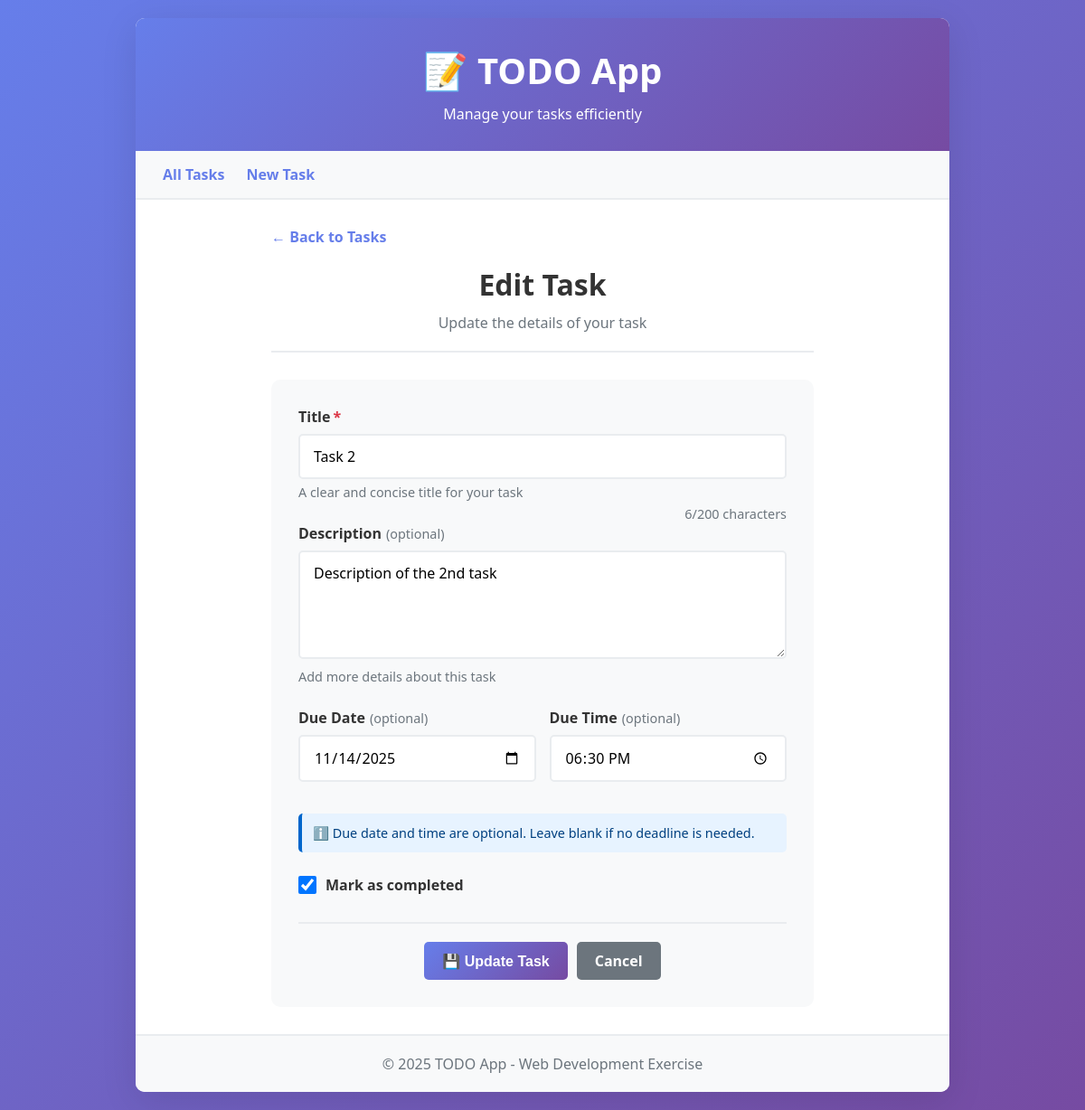
/task/2/edit/, run on the app's committed database.
### todo_app/models.py (models this page shows, shortened)
class Task(models.Model):
    title = models.CharField(max_length=200)
    description = models.TextField(blank=True)
    due_date = models.DateField(null=True, blank=True)
    due_time = models.TimeField(null=True, blank=True)
    completed = models.BooleanField(default=False)
    created_at = models.DateTimeField(auto_now_add=True)
    updated_at = models.DateTimeField(auto_now=True)
    class Meta:
        ordering = ['-created_at']

### todo_app/views.py (the view)
# urls.py: path('task/<int:pk>/edit/', views.TaskUpdateView, name='task_update'),
def TaskUpdateView(request, pk):
    task = get_object_or_404(Task, pk=pk)
    if request.method == 'POST':
        form = TaskForm(request.POST, instance=task)
        if form.is_valid():
            task = form.save()
            return HttpResponseRedirect(reverse('task_list'))
    else :
        form = TaskForm(instance=task)
    return render(request, 'task_form.html', {'form': form, 'task': task})

### todo_app/forms.py (shortened to what this page needs)
class TaskForm(forms.ModelForm):
    class Meta:
        model = Task
        fields = ['title', 'description', 'due_date', 'due_time', 'completed']
        widgets = {
            'due_date': forms.DateInput(attrs={'type': 'date'}),
            'due_time': forms.TimeInput(attrs={'type': 'time'}),
            'description': forms.Textarea(attrs={'rows': 4}),
        }
        help_texts = {
            'due_date': 'Optional. Cannot be in the past.',
            'title': 'Required. Max 200 characters.',
        }

### todo_app/templates/task_form.html (shortened to what this page needs)
{% extends 'base.html' %}
{% block content %}
<div class="form-container">
    <a href="{% url 'task_list' %}" class="back-link">
        ← Back to Tasks
    </a>
    <div class="form-header">
        <h2>{% if task %}Edit Task{% else %}Create New Task{% endif %}</h2>
        <p>{% if task %}Update the details of your task{% else %}Add a new task to your list{% endif %}</p>
    </div>
    <div class="form-card">
        <form method="post" id="taskForm">
            <div class="form-group">
                <label for="id_title" class="form-label">
                    Title<span class="required">*</span>
                </label>
                <input
                    type="text"
                    name="title"
                    id="id_title"
                    class="form-control {% if form.title.errors %}error{% endif %}"
                    value="{% if task %}{{ task.title }}{% endif %}"
                    placeholder="Enter task title"
                    required
                    maxlength="200"
                >
                <small class="form-help">A clear and concise title for your task</small>
            </div>
            <div class="form-group">
                <label for="id_description" class="form-label">
                    Description<span class="optional">(optional)</span>
                </label>
                <textarea
                    name="description"
                    id="id_description"
                    class="form-control {% if form.description.errors %}error{% endif %}"
                    placeholder="Enter task description"
                >{% if task %}{{ task.description }}{% endif %}</textarea>
                <small class="form-help">Add more details about this task</small>
            </div>
            <div class="form-row">
                <div class="form-group">
                    <label for="id_due_date" class="form-label">
                        Due Date<span class="optional">(optional)</span>
                    </label>
                    <input
                        type="date"
                        name="due_date"
                        id="id_due_date"
                        class="form-control {% if form.due_date.errors %}error{% endif %}"
                        value="{% if task and task.due_date %}{{ task.due_date|date:'Y-m-d' }}{% endif %}"
                    >
                </div>
                <div class="form-group">
                    <label for="id_due_time" class="form-label">
                        Due Time<span class="optional">(optional)</span>
                    </label>
                    <input
                        type="time"
                        name="due_time"
                        id="id_due_time"
                        class="form-control {% if form.due_time.errors %}error{% endif %}"
                        value="{% if task and task.due_time %}{{ task.due_time|time:'H:i' }}{% endif %}"
                    >
                </div>
            </div>
            <div class="datetime-info">
                ℹ️ Due date and time are optional. Leave blank if no deadline is needed.
            </div>
            {% if task %}
            <div class="form-group" style="margin-top: 25px;">
                <div class="checkbox-group">
                    <input
                        type="checkbox"
                        name="completed"
                        id="id_completed"
                        {% if task.completed %}checked{% endif %}
                    >
                    <label for="id_completed" class="form-label">Mark as completed</label>
                </div>
            </div>
            {% endif %}
            <div class="form-actions">
                <button type="submit" class="btn btn-primary">
                    {% if task %}💾 Update Task{% else %}➕ Create Task{% endif %}
                </button>
                <a href="{% url 'task_list' %}" class="btn btn-secondary">Cancel</a>
            </div>
        </form>
    </div>
</div>
{% endblock %}

### todo_app/templates/base.html (style rules this page uses)
* { margin: 0; padding: 0; box-sizing: border-box; }
body { font-family: 'Segoe UI', Tahoma, Geneva, Verdana, sans-serif; background: linear-gradient(135deg, #667eea 0%, #764ba2 100%); min-height: 100vh; padding: 20px; }
.btn { display: inline-block; padding: 10px 20px; border: none; border-radius: 5px; cursor: pointer; text-decoration: none; font-size: 16px; transition: all 0.3s; font-weight: 600; }
.btn-primary { background: linear-gradient(135deg, #667eea 0%, #764ba2 100%); color: white; }
.btn-secondary { background: #6c757d; color: white; }

### todo_app/templates/task_form.html (style rules this page uses)
.form-container { max-width: 600px; margin: 0 auto; }
.form-header { text-align: center; margin-bottom: 30px; padding-bottom: 20px; border-bottom: 2px solid #e9ecef; }
.form-header h2 { font-size: 2em; color: #333; margin-bottom: 10px; }
.form-header p { color: #6c757d; }
.form-card { background: #f8f9fa; border-radius: 10px; padding: 30px; }
.form-group { margin-bottom: 25px; }
.form-label { display: block; font-weight: 600; color: #333; margin-bottom: 8px; font-size: 1em; }
.form-label .required { color: #dc3545; margin-left: 3px; }
.form-label .optional { color: #6c757d; font-weight: normal; font-size: 0.9em; margin-left: 5px; }
.form-control { width: 100%; padding: 12px 15px; border: 2px solid #e9ecef; border-radius: 5px; font-size: 1em; transition: all 0.3s; font-family: inherit; }
textarea.form-control { min-height: 120px; resize: vertical; }
.form-help { font-size: 0.9em; color: #6c757d; margin-top: 5px; display: block; }
.form-row { display: grid; grid-template-columns: 1fr 1fr; gap: 15px; }
.datetime-info { background: #e7f3ff; border-left: 4px solid #0066cc; padding: 12px; border-radius: 5px; margin-top: 10px; font-size: 0.9em; color: #004080; }
.form-actions { display: flex; gap: 10px; justify-content: center; margin-top: 30px; padding-top: 20px; border-top: 2px solid #e9ecef; }
.back-link { color: #667eea; text-decoration: none; display: inline-flex; align-items: center; gap: 5px; font-weight: 600; margin-bottom: 20px; }
.checkbox-group { display: flex; align-items: center; gap: 10px; }
.checkbox-group input[type="checkbox"] { width: 20px; height: 20px; cursor: pointer; }
.checkbox-group label { margin: 0; cursor: pointer; }

### data on the page
Task: title "Task 2", description "Description of the 2nd task", due_date "11/14/2025", due_time "18:30", completed "☑"
